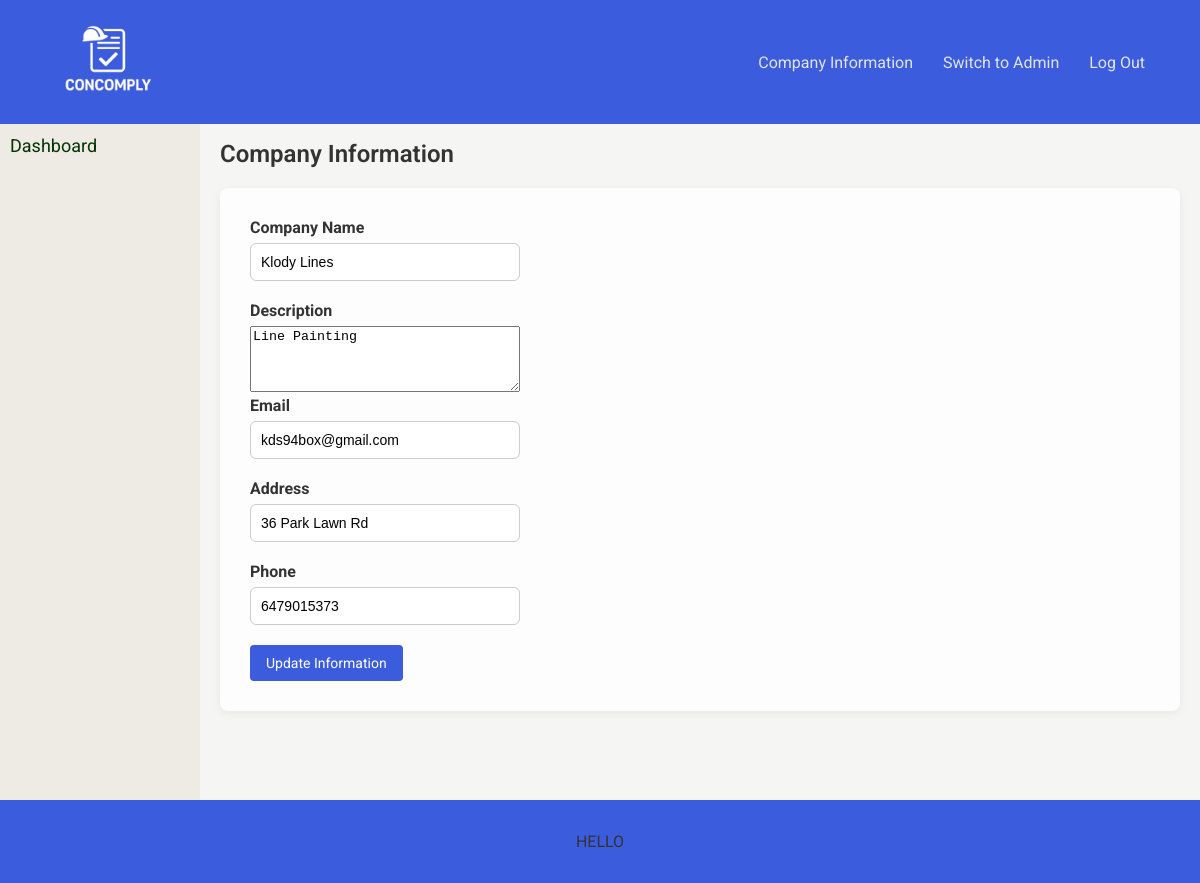
The app's page /company_information (signed in) with its own data.
### tables this page shows
CREATE TABLE submitting_users (
    id INTEGER PRIMARY KEY AUTOINCREMENT,
    login TEXT UNIQUE NOT NULL,
    password TEXT NOT NULL,
    email TEXT NOT NULL,
    token TEXT UNIQUE NOT NULL, 
    name TEXT, description TEXT, 
    phone TEXT, 
    address TEXT
);

### app.py (the view, shortened to what this page needs)
@app.route("/company_information", methods=['GET', 'POST'])
def company_information():
    db = get_db()
    user_id = session.get("id")
    admin_user = db.execute("SELECT * FROM admin_users WHERE id = ?", (user_id,)).fetchone()
    sub_user = db.execute("SELECT * FROM submitting_users WHERE id = ?", (user_id,)).fetchone()
    if admin_user:
        user = admin_user
        role = "admin"
    elif sub_user:
        user = sub_user
        role = "sub"
    else:
        return redirect("/login")
    if not user_id:
        return redirect("/login")
    if role == "admin":
        return render_template("company_information.html", user=user)
    else:
        return render_template("sub_company_information.html", user=user)

### app.py (called while the page is built)
def get_db():
    conn = sqlite3.connect("database.db", timeout=10)
    conn.row_factory = sqlite3.Row
    return conn

### templates/sub_company_information.html (shortened to what this page needs)
{% extends "sub_layout.html" %}
{% block content %}
        <h2>Company Information</h2>
        <form method="post">
              <label for="company_name"><strong>Company Name</strong></label>
              <input type="text" name="company_name" id="company_name" value="{{ user.name }}" required>
              <label for="company_information"><strong>Description</strong></label>
              <textarea name="company_information" id="company_information" rows="4">{{ user.description }}</textarea>
              <label for="email"><strong>Email</strong></label>
              <input type="email" name="email" id="email" value="{{ user.email }}" required>
              <label for="address"><strong>Address</strong></label>
              <input type="text" name="address" id="address" value="{{ user.address }}">
              <label for="phone"><strong>Phone</strong></label>
              <input type="text" name="phone" id="phone" value="{{ user.phone }}">
              <br>
              <button type="submit">Update Information</button>
          </form>
    </div>
{% endblock %}

### static/style.css (style rules this page uses)
* { box-sizing: border-box; }
html, body { margin: 0; padding: 0; min-height: 100vh; height: 100%; font-family: 'Roboto', sans-serif; background-color: #e6eef3; color: #333; }
h1, h2, h3 { color: #333; font-weight: 600; margin-top: 10; margin-bottom: 20px; }
form { width: 100%; padding: 30px; background-color: #fdfdfd; border-radius: 8px; box-shadow: 0 2px 8px rgba(0, 0, 0, 0.06); }
label { display: block; margin-bottom: 6px; font-weight: 500; }
input[type="text"], input[type="password"], input[type="email"], input[type="date"], input[type="file"] { width: 30%; padding: 10px; margin-bottom: 20px; border: 1px solid #ccc; border-radius: 6px; font-size: 14px; box-sizing: border-box; transition: border-color 0.3s ease; }
textarea { width: 30%; }
button, .styled-button { padding: 10px 16px; background-color: #3c5cde; color: white; border: none; border-radius: 4px; font-size: 14px; cursor: pointer; font-family: inherit; text-align: center; }

### records on screen
submitting_users: company_name "Klody Lines", company_information "Line Painting", email "kds94box@gmail.com", address "36 Park Lawn Rd", phone "6479015373"
